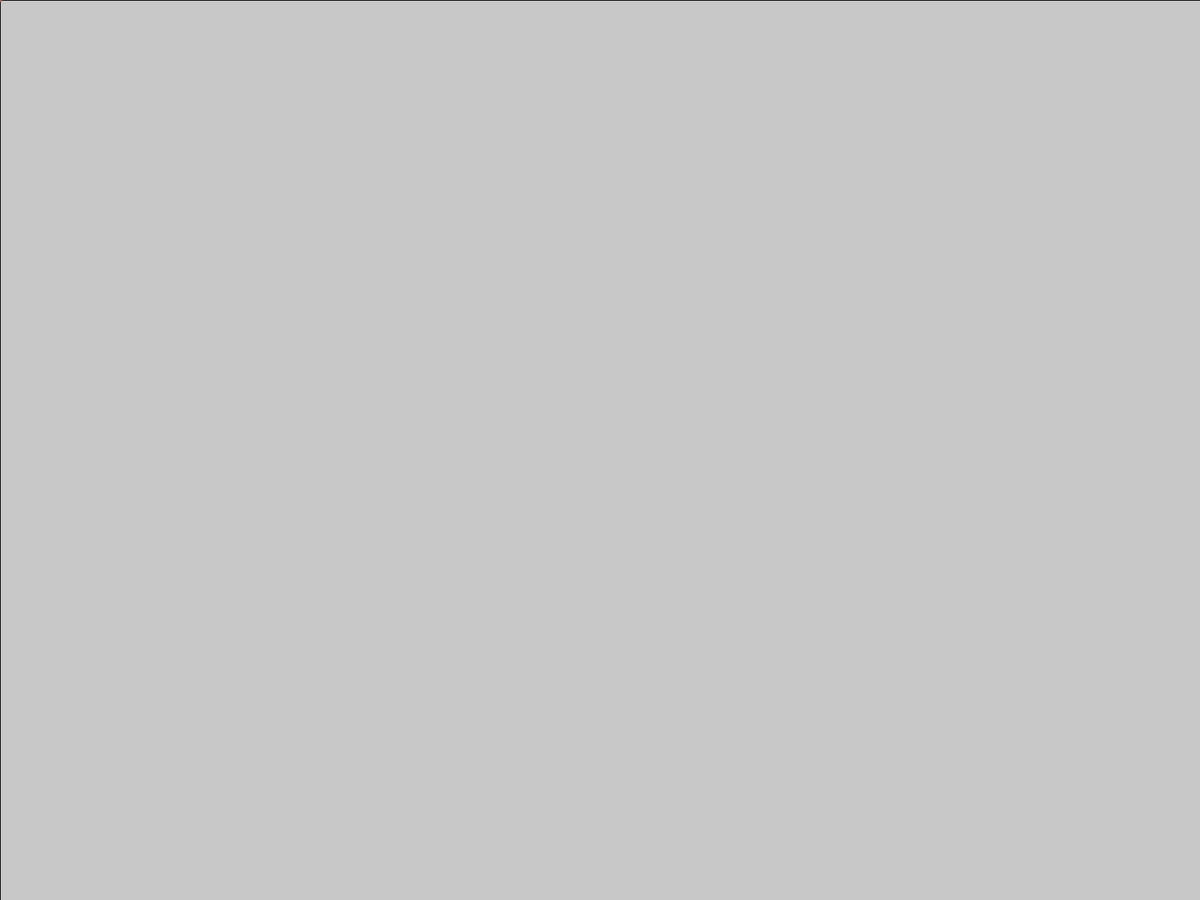
Frame 1 (no input)
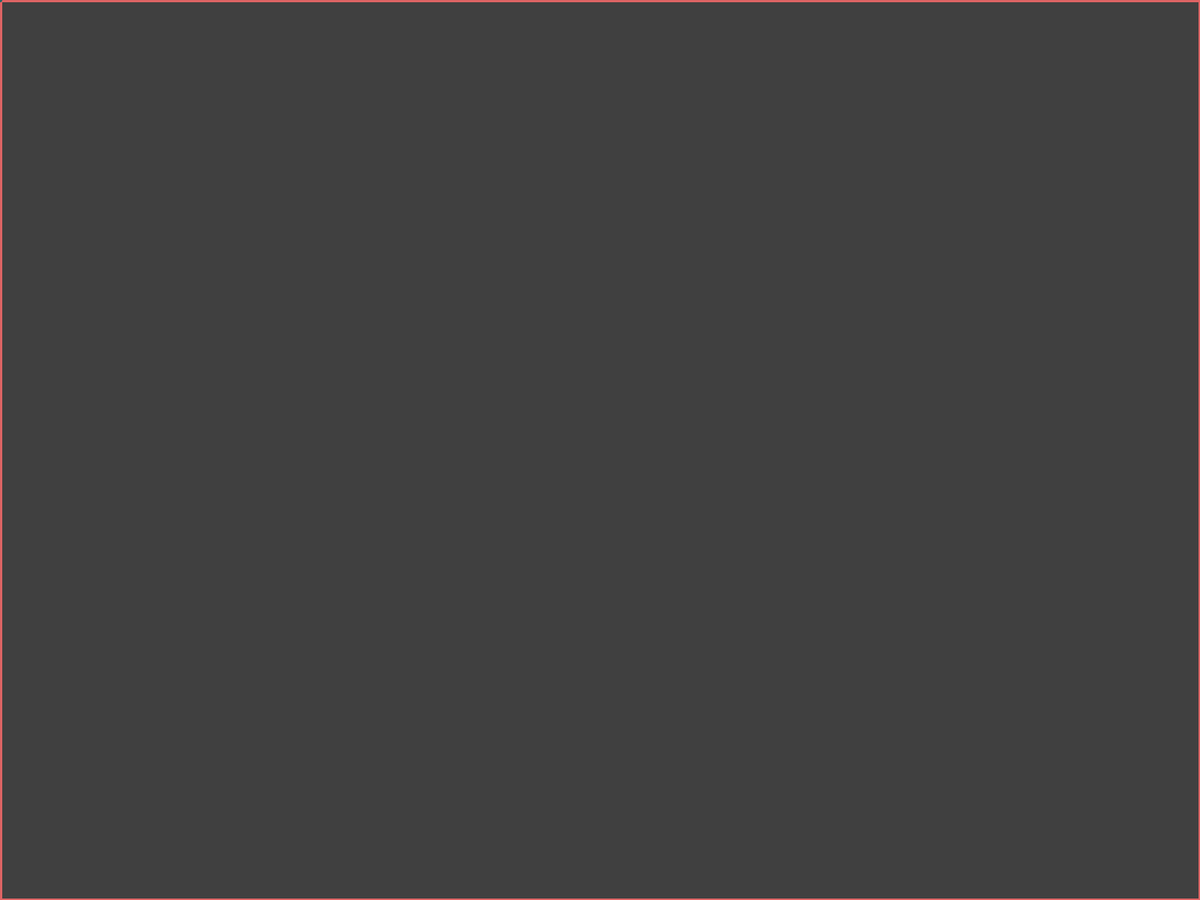
Frame 60 (the mouse pressed at the canvas centre just before this capture)
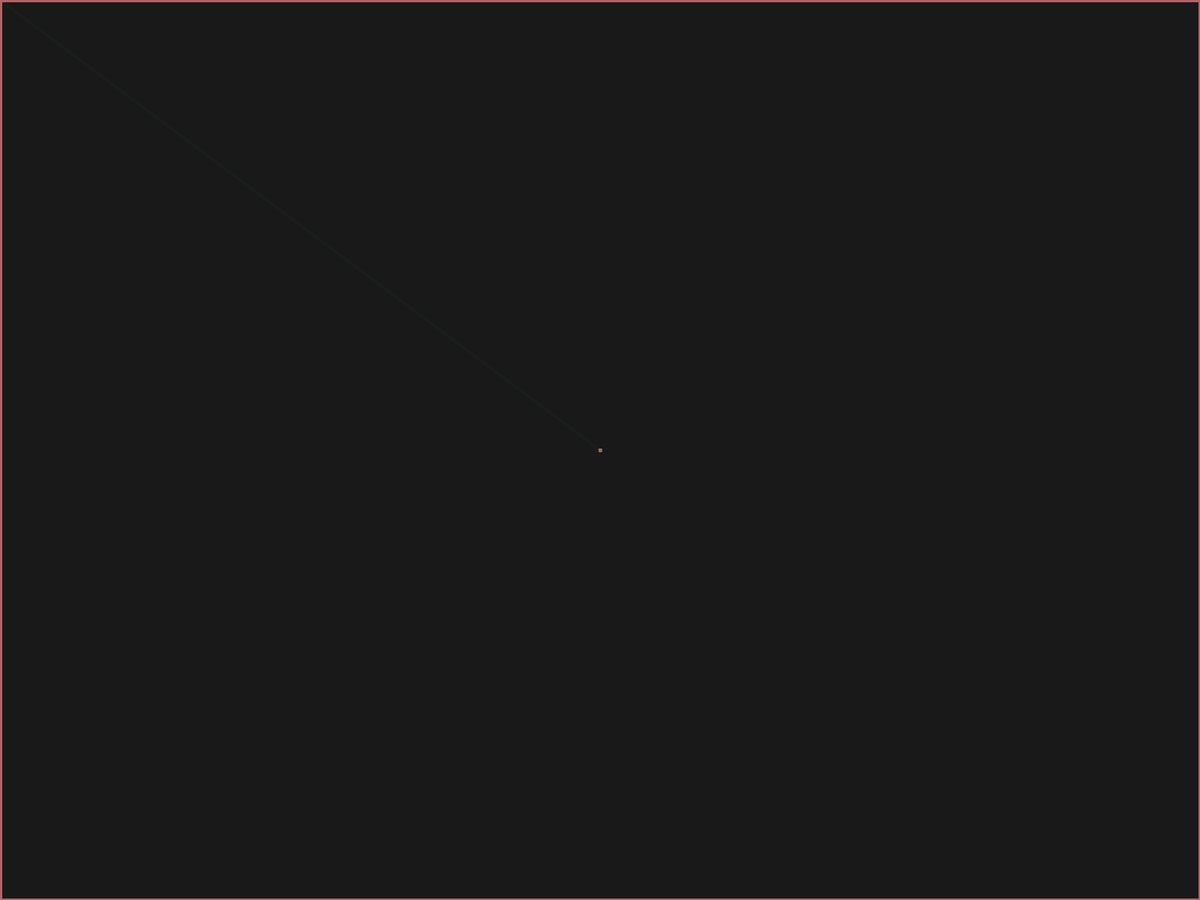
Frame 120 (the mouse held since frame 60 and released just before this capture)

The Processing sketch that drew these frames (run headless with seeded random() and noise(); from frame 60 on, the mouse is pressed at the canvas centre):

// Processing sketch: Drawing_05
// ── Drawing_05.pde

void setup()
{
  fullScreen();
}

void draw()
{ 
  fill( 0, 5 );
  rect( 0, 0, width, height );

  strokeWeight(5);
  stroke( random(255), 100, 100 );
  line( pmouseX, pmouseY, mouseX, mouseY );
}
